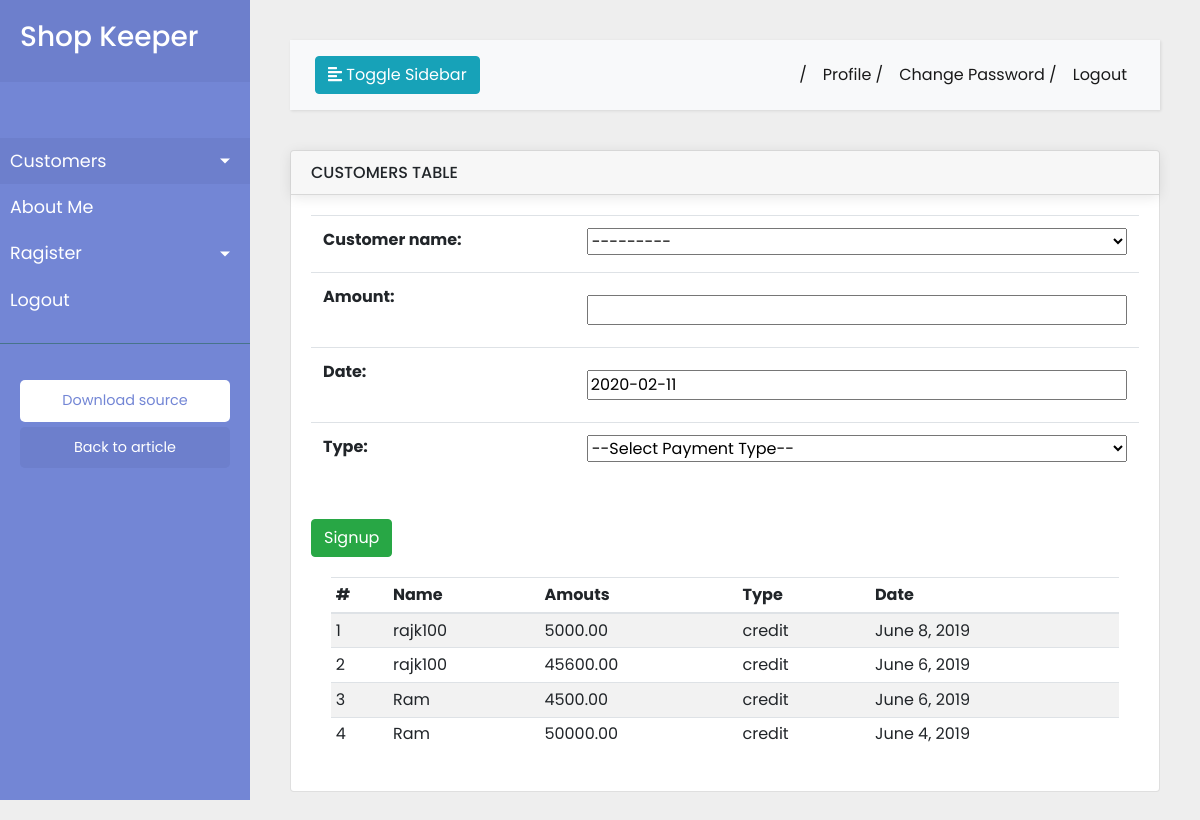
/register/new_transation/, run on the app's committed database.
### register/models.py (models this page shows, shortened)
class Register(models.Model):
    customer_name = models.ForeignKey(Customer,on_delete=models.CASCADE)
    amount = models.DecimalField(max_digits=8, decimal_places=2)
    date = models.DateField(default=date.today())
    type = models.CharField(max_length=100)

### customer/models.py (models this page shows)
class Customer(models.Model):
    name = models.CharField(max_length=100,default='username', verbose_name='Customer Name')
    password = models.CharField(max_length=100)
    email = models.EmailField(max_length=200,unique=True)
    mobile = models.CharField(max_length=15)
    status = models.BooleanField(default=False)
    def __str__(self):
        return self.name+"-"+self.password

### register/views.py (the view)
# urls.py: path('new_transation/',cus_views.new_transation, name='new_transation'),
def new_transation(request):
    c = Register.objects.all().order_by('-id')[:5]
    form = RegisterForm(request.POST or None)
    if form.is_valid():
        form.save()
        messages.add_message(request, messages.INFO, '1 Transation Added Successfully !')
        return redirect('new_transation')
    d ={
        'form':form,
        'c': c,
    }
    return render(request,'register/new_transation.html',d)

### register/forms.py
class RegisterForm(forms.ModelForm):
    class Meta:
        model = Register
        fields = '__all__'
    CHOICES = (
        ("", "--Select Payment Type--"),
        ("credit", "Credit"),
        ("cash", "Cash"),
    )
    type = forms.ChoiceField(choices=CHOICES)

### register/templates/register/new_transation.html (shortened to what this page needs)
{% extends 'base.html'%}
{% block content %}
<div class="wrapper">
    {% include 'navbar.html'%}
    <div id="content">
        {% include 'top-nav.html'%}
        <div class="card">
            <div class="card-header">
                <h6 class="text-uppercase mb-0">Customers Table</h6>
            </div>
            <div class="card-body">
                <form method="post">
                <table class="table">
                    {{form.as_table}}
                </table>
                    <br>
                    <button type="submit" class="btn btn-success p-6">Signup</button>
                </form>
                <div class="card-body">
                <table class="table table-striped table-sm card-text">
                    <thead>
                    <tr>
                        <th>#</th>
                        <th>Name</th>
                        <th>Amouts</th>
                        <th>Type</th>
                        <th>Date</th>
                    </tr>
                    </thead>
                    <tbody>
                    {% for cus in c%}
                    <tr>
                        <td scope="row">{{forloop.counter}}</td>
                        <td>{{cus.customer_name.name}}</td>
                        <td>{{cus.amount}}</td>
                        <td>{{cus.type}}</td>
                        <td>{{cus.date}}</td>
                    </tr>
                    {%endfor%}
                    </tbody>
                </table>
            </div>
        </div>
    </div>
</div>
{% endblock%}

### static/css/style2.css (style rules this page uses)
body { font-family: 'Poppins', sans-serif; background: #fafafa; }
.wrapper { display: flex; width: 100%; }
#content { width: calc(100% - 250px); padding: 40px; min-height: 100vh; transition: all 0.3s; position: absolute; top: 0; right: 0; }
.card { width:100%; }
.card input { margin:10px 0px; }
.card-header { border-radius: 20px; box-shadow: 0 0.125rem 0.8rem rgba(0, 0, 0, 0.1); }
.card-body input,select { width:100%; }

### static/css/style.css (style rules this page uses)
body { background:#eee; }

### data on the page
Register: customer_name.name "rajk100", amount "5000.00", type "credit", date "June 8, 2019"
Register: customer_name.name "rajk100", amount "45600.00", type "credit", date "June 6, 2019"
Register: customer_name.name "Ram", amount "4500.00", type "credit", date "June 6, 2019"
Register: customer_name.name "Ram", amount "50000.00", type "credit", date "June 4, 2019"
